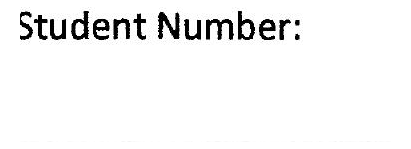
#> input picture scoreim.png, 411 x 149 px; its folder holds only this picture in this run
$ python -i step2cropnumbers.py   (imports and definitions only)
#> lines starting #> are read from the running program, lines starting #| are printed output that depends on the picture; after the words box and inside, x2 and y2 are one past the last pixel; in counts of white or black regions, pixels touching at a corner belong together
import cv2
import quizitemfinder.io as io
from quizitemfinder.steps.utils import croprect as crop_out_item

# this makes closure for all the fns needed only for cropping out the digit
#def crop_out_numbering_for_quiz_fn():
def convert_xyhw_to_rect_pnts(xywh):
    x,y,w,h = xywh[0], xywh[1], xywh[2], xywh[3]
    return ((x, y), (x+w, y+w))

def find_countours_of_numbering(im):
    imgray = im # cv2.cvtColor(im,cv2.COLOR_BGR2GRAY)
    ret,thresh = cv2.threshold(imgray,127,255,0)

    cnts = cv2.findContours(thresh,cv2.RETR_TREE,cv2.CHAIN_APPROX_SIMPLE)
    if(cv2.__version__.split('.')[0] != '3'):
        cnts = ['', cnts[0], cnts[1]] # cv2 4.0 lost the first return arg
    im2, contours, hierarchy = cnts
    return contours

# find numbering location OK
def bounding_rects_for_cc(cnts):
    return [cv2.boundingRect(c) for c in cnts]


# find width to crop OK
def left_of_rect(rect):
    r = convert_xyhw_to_rect_pnts(rect)
    return r[1][1]  # r == ((x, y), (x+w, y+w))
def leftmost_contour_limit(rects, max_left):
    leftmosts_limits = [left_of_rect(r) for r in rects]
    leftmosts_limits = [l for l in leftmosts_limits if l<max_left]
    print("leftmosts_limits")
    print(leftmosts_limits)
    return max(leftmosts_limits)
def find_leftmost_from_reference_cell(im):
    w = len(im[0])
    max_left = int(w/2)
    #max_left = int(w-w/5)
    cc = find_countours_of_numbering(im)
    rects = bounding_rects_for_cc(cc)
    # print(rects)
    leftmost = leftmost_contour_limit(rects, max_left)
    return leftmost
# open image OK
# crop off number OK
# crop_cell_1 crop off numbers based on reference cell
#def crop_cell_1(quiz, sheet_no, item_no):
#    ref_im = open_ref_cell(quiz, item_no)
#    leftmost = find_leftmost_from_reference_cell(ref_im)
#    cell_im = open_cell_im(quiz, sheet_no, item_no)
#    return cell_im[:,leftmost:]


# this is the amount to crop off
# [21 lines left out: functions find_leftmost_of_digits_from_im, find_leftmost_of_digits, create_fn, not called in this run]

crop_out_numbering_for_quiz_fn = create_fn

# todo:
#   def __init__(self, reference_sheet_im, reference_cell_rects):

class NumberCropper:
    def __init__(self, username, quiz_name):
        self.username, self.quiz_name = (username, quiz_name)
        self.crop_away_number, self.leftmosts=create_fn(username, quiz_name)

    # [17 lines left out: functions crop_rect, crop_rects_2d, not called in this run]

>>> import cv2
>>> picture = cv2.imread('../../scoreim.png', cv2.IMREAD_GRAYSCALE)
#> picture is the input picture: shape (149, 411); min 0, max 255, mean 243.5
>>> result = find_leftmost_from_reference_cell(picture)
#> in find_leftmost_from_reference_cell, `w = len(im[0])`: w = 411
#> in find_leftmost_from_reference_cell, `max_left = int(w/2)`: max_left = 205
#> in find_countours_of_numbering, `ret,thresh = cv2.threshold(imgray,127,255,0)`:
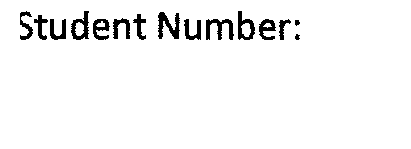
#> thresh: shape (149, 411); 95.6% white; 15 black regions
#> in find_countours_of_numbering, `cnts = cv2.findContours(thresh,cv2.RETR_TREE,cv2.CHAIN_APPROX_SIMPLE)`: cnts = 20 contours, 1 with area under 20; largest, box (x1, y1, x2, y2) and area: (0, 0, 411, 149) 60680, (70, 10, 90, 41) 398, (237, 10, 256, 41) 388, (157, 11, 181, 40) 384, (205, 18, 235, 41) 366
#> in find_countours_of_numbering, `im2, contours, hierarchy = cnts`: im2 = ''; contours has the same summary as cnts
#> in find_leftmost_from_reference_cell, `cc = find_countours_of_numbering(im)`: cc has the same summary as cnts in find_countours_of_numbering
#> in find_leftmost_from_reference_cell, `rects = bounding_rects_for_cc(cc)`: rects = 20 items, first 6: (0, 0, 411, 149), (294, 33, 7, 8), (294, 19, 7, 8), (278, 18, 14, 23), (258, 18, 19, 23), (263, 23, 9, 5)
#> in leftmost_contour_limit, `leftmosts_limits = [left_of_rect(r) for r in rects]`: leftmosts_limits = [411, 40, 26, 32, 37, 32, 48, 37, 37, 30, 36, 36, 30, 28, 35, 29, 33, 30, 31, 25]
#> in leftmost_contour_limit, `leftmosts_limits = [l for l in leftmosts_limits if l<max_left]`: leftmosts_limits = [40, 26, 32, 37, 32, 48, 37, 37, 30, 36, 36, 30, 28, 35, 29, 33, 30, 31, 25]
#| [40, 26, 32, 37, 32, 48, 37, 37, 30, 36, 36, 30, 28, 35, 29, 33, 30, 31, 25]
#> in find_leftmost_from_reference_cell, `leftmost = leftmost_contour_limit(rects, max_left)`: leftmost = 48
#> result = 48
